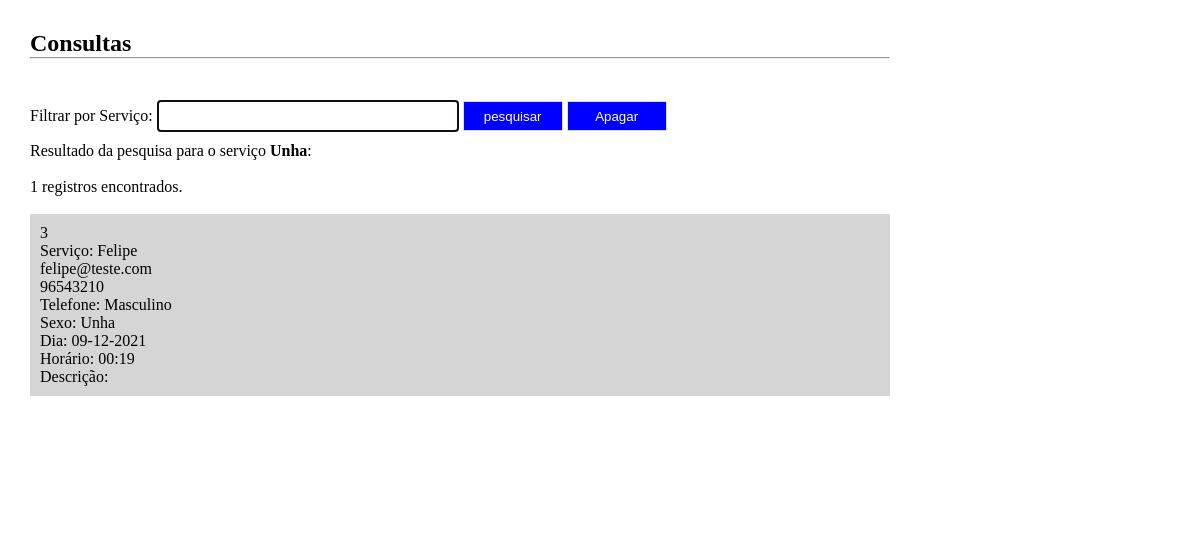
The app's page /consultas.php?filtro=Unha with its own data.
### tables this page shows
CREATE TABLE IF NOT EXISTS `usuarios` (
  `codigo` int(12) NOT NULL AUTO_INCREMENT,
  `nome` varchar(50) NOT NULL,
  `email` varchar(40) NOT NULL,
  `telefone` text NOT NULL,
  `sexo` text NOT NULL,
  `servico` text NOT NULL,
  `data` date NOT NULL,
  `horario` time NOT NULL,
  PRIMARY KEY (`codigo`)
);

### consultas.php (the view, shortened to what this page needs)
<?php
include_once("conexao.php");
$filtro = isset($_GET['filtro'])?$_GET['filtro']:"";
$sql = "select * from usuarios where servico  like '%$filtro%' order by data";
$consulta = mysqli_query($conexao,$sql);
$registros = mysqli_num_rows($consulta);
?>
<!DOCTYPE html>
<html lang="pt-br">
<head>
    <link rel="stylesheet" href="_css/estilo.css">
</head>
<body>
    <div class="container">
        <section>
            <h1>Consultas</h1>
            <hr><br><br>
            <form method="get" action="">
                Filtrar por Serviço: <input type="text" name="filtro" class="campo" required autofocus>
                <input type="submit" value="pesquisar" class="btn">
                <input type="submit" value="Apagar" class="btn" action="delete"><br>
            </form>
            <?php
                print "Resultado da pesquisa para o serviço <strong>$filtro</strong>:<br><br>";
                print "$registros registros encontrados.";
                print "<br><br>";
                while($exibirRegistros = mysqli_fetch_array($consulta)){
                    $codigo = $exibirRegistros[0];
                    $servico = $exibirRegistros[1];
                    $nome = $exibirRegistros[2];
                    $email = $exibirRegistros[3];
                    $telefone = $exibirRegistros[4];
                    $sexo = $exibirRegistros[5];
                    $data =  $exibirRegistros[6];
                    $horario = $exibirRegistros[7];
                    $data = date("d-m-Y", strtotime($data));
                    $horario = date("H:i", strtotime($horario));
                    $descricao = $exibirRegistros[8];
                    print "<article>";
                    print "$codigo<br>";
                    print "Serviço: $servico<br>";
                    print "$nome<br>";
                    print "$email<br>";
                    print "Telefone: $telefone<br>";
                    print "Sexo: $sexo<br>";
                    print "Dia: $data<br>";
                    print "Horário: $horario<br>";
                    print "Descrição: $descricao<br>";
                    print "</article>";
                }
                ?>
        </section>
    </div>
</body>
</html>

### _css/estilo.css (style rules this page uses)
* { margin: 0; padding: 0; }
body { background-collor: #222; font-family: Verdana; font-size: 100% }
.container { flex-direction: column; margin: auto; width: 1200px; margin-top: 20px; padding: 10px; }
section { width: 870px; height: 500px; margin-left: 10px; float: left; background-color: #fff; box-sizing: border-box; padding-left: 10px; }
.btn { width: 100px; height: 30px; border: 1px solid #ddd; background-color: #0000FF; color: #fff; cursor: pointer; }
.campo { width: 300px; height: 30px; border: 1px solid #ccc; margin-top: 5px; margin-bottom: 10px; }
article { width: 100%; box-sizing: border-box; padding: 10px; background-color: #d6d5d5; margin-bottom: 5px; }

### records on screen
usuarios: codigo "3", nome "Felipe", email "felipe@teste.com", telefone "96543210", sexo "Masculino", servico "Unha", data "09-12-2021", horario "00:19"

### other values on screen
$filtro "Unha"
$registros "1"
